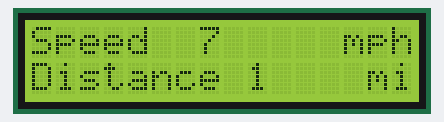
Bench run of a sketch on a simulated Arduino Uno, built with avr-gcc and run on an emulated ATmega328P. On the bench: 16×2 character LCD. Random numbers use the default seed unless the sketch sets one.

Above: at 0.1 s.
At 4.1 s:
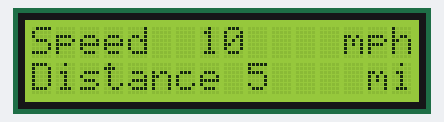
At 9.2 s:
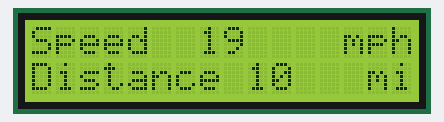
At 19.2 s:
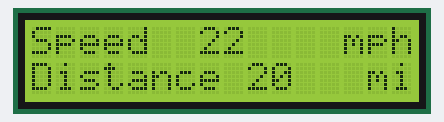
At 28.3 s:
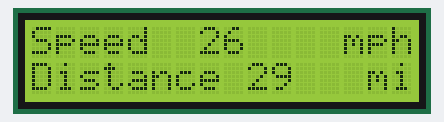
At 38.3 s:
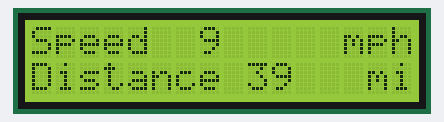

Measured:
- what the display in image 1 shows lasts 1.0 s, from 4.1 s to 5.1 s

The sketch:

LCD_test.ino
```cpp
#include <LiquidCrystal.h>
LiquidCrystal lcd(12, 11, 5, 4, 3, 2);
int mi = 0;

void setup() {
  // set up the LCD's number of columns and rows:
  lcd.begin(16, 2);
}

void loop() {
  int randSpd = random(0,30);
  mi = mi + 1;
  // Print a message to the LCD.

  lcd.print("Speed        mph");
  lcd.setCursor(7, 0);
  lcd.print(randSpd);
  lcd.setCursor(0, 1);
  lcd.print("Distance      mi");
  lcd.setCursor(9, 1);
  lcd.print(mi);
  lcd.setCursor(0, 0);
  delay(1000);
}
```
